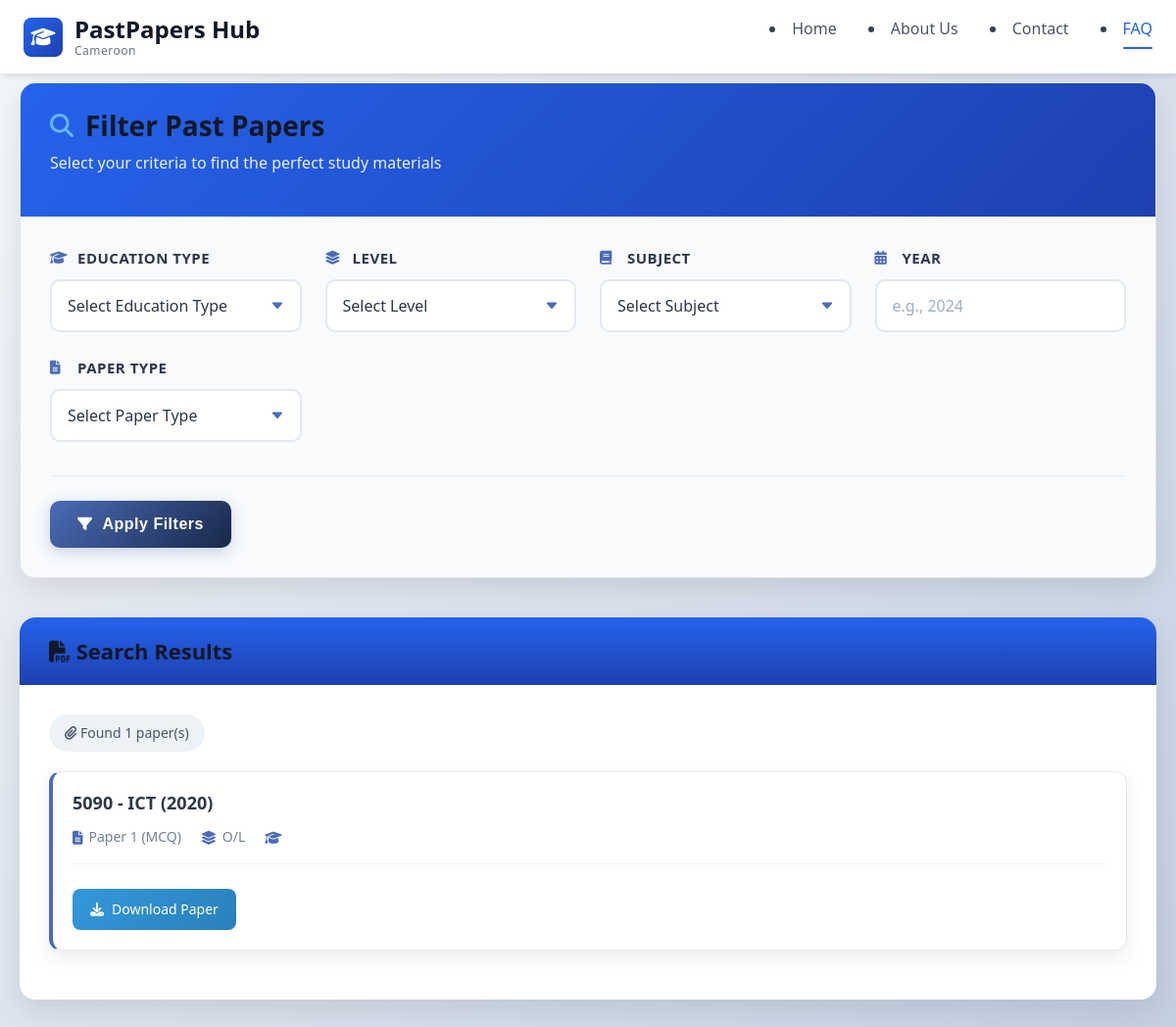
Page /pastpapers/ on the earlier database version.
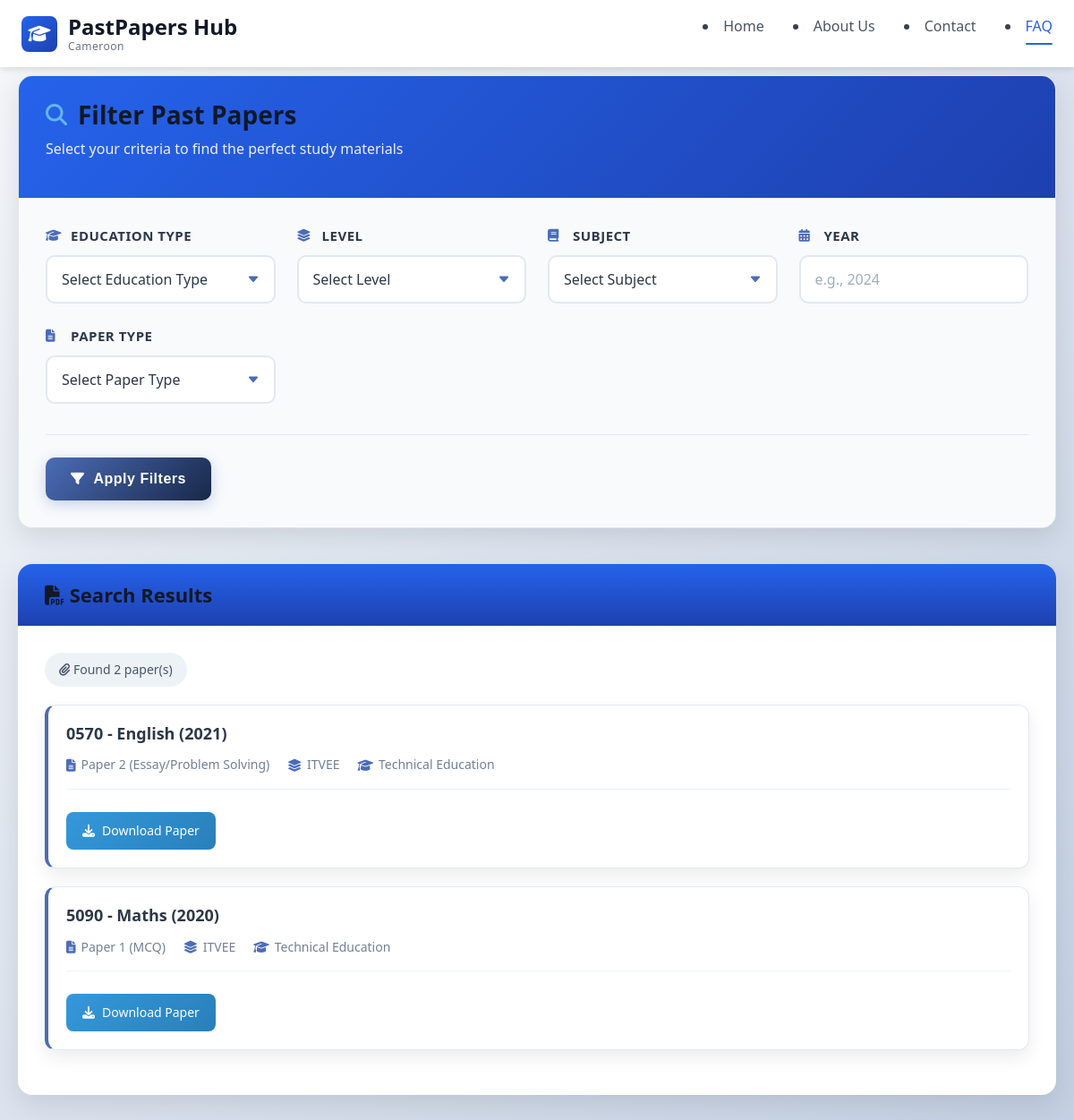
Same page on the later database version.
### papers/models.py (models this page shows, shortened)
class PastPaper(models.Model):
    PAPER_CHOICES = [
        ('1', 'Paper 1 (MCQ)'),
        ('2', 'Paper 2 (Essay/Problem Solving)'),
        ('3', 'Paper 3 (Practical)'),
    ]
    subject = models.ForeignKey(Subject, on_delete=models.CASCADE, related_name='papers')
    year = models.IntegerField(help_text="The year the exam was written (e.g., 2024)")
    paper_number = models.CharField(max_length=1, choices=PAPER_CHOICES, help_text="The specific paper number (1, 2, or 3)")
    file = models.FileField(upload_to='media/past_papers/')
    marking_scheme_file = models.FileField(upload_to='media/marking_schemes/', null=True, blank=True)
    class Meta:
        unique_together = ('subject', 'year', 'paper_number')
        ordering = ['-year', 'subject__name', 'paper_number'] # Sorts newest first

class Subject(models.Model):
    name = models.CharField(max_length=100)
    code = models.CharField(max_length=10, unique=True, help_text="e.g., 0570 for Mathematics")
    level = models.ForeignKey(Level, on_delete=models.CASCADE, related_name='subjects')
    department = models.ManyToManyField(Department, blank=True)
    class Meta:
        unique_together = ('name', 'level')

class Level(models.Model):
    education_type = models.ForeignKey(EducationType, on_delete=models.CASCADE, related_name='levels')
    """GCE O/L or A/L."""
    name = models.CharField(max_length=50, unique=True, help_text="e.g., Ordinary Level (O/L) , Advanced Level (A/L) , ITVEE , ATVEE")
    class meta:
        unique_together = ('education_type','name')

class EducationType(models.Model):
    name = models.CharField(max_length=50, unique=True,help_text='General Education or Technical Education')

### papers/views.py (the view)
# urls.py: path('pastpapers/', views.PastPaperListView.as_view(), name='papers'),
class PastPaperListView(ListView):
    model = PastPaper
    template_name = 'papers.html'
    context_object_name = 'papers'
    paginate_by = 20
    def get_queryset(self):
        queryset = super().get_queryset()
        education_type = self.request.GET.get('education_type')
        level = self.request.GET.get('level')
        subject = self.request.GET.get('subject')
        year = self.request.GET.get('year')
        paper_number = self.request.GET.get('paper_number')
        if education_type:
            queryset = queryset.filter(subject__level__education_type_id=education_type)
        if level:
            queryset = queryset.filter(subject__level_id=level)
        if subject:
            queryset = queryset.filter(subject_id=subject)
        if year:
            queryset = queryset.filter(year=year)
        if paper_number:
            queryset = queryset.filter(paper_number=paper_number)
        return queryset
    def get_context_data(self, **kwargs):
        context = super().get_context_data(**kwargs)
        education_type = self.request.GET.get('education_type')
        level = self.request.GET.get('level')
        context['education_types'] = EducationType.objects.all()
        if education_type:
            context['levels'] = Level.objects.filter(education_type_id=education_type)
        else:
            context['levels'] = Level.objects.none()
        if level:
            context['subjects'] = Subject.objects.filter(level_id=level)
        else:
            context['subjects'] = Subject.objects.none()
        context['current_education_type'] = education_type
        context['current_level'] = level
        context['current_subject'] = self.request.GET.get('subject')
        context['current_year'] = self.request.GET.get('year')
        context['current_paper_number'] = self.request.GET.get('paper_number')
        return context

### templates/papers.html (shortened to what this page needs)
{% load static %}
<!DOCTYPE html>
<html lang="en">
  {% block content %}
  <head>
    <link rel="stylesheet" href="https://cdnjs.cloudflare.com/ajax/libs/font-awesome/6.4.0/css/all.min.css">
    <link rel="stylesheet" href=" {% static 'styles/style.css' %} " />
    <link rel="stylesheet" href="{% static  'styles/animations.css' %}" />
    <link rel="stylesheet" href=" {% static 'styles/style.css' %} " />
    <link rel="stylesheet" href=" {% static 'styles/papers.css' %} " />
</head>
<body>
  <header>
    <nav class="navbar">
      <div class="container nav-container">
        <a href="index.html" class="logo">
          <div class="logo-icon animate-pop-in">
            <i class="fas fa-graduation-cap"></i>
          </div>
          <div class="logo-text">
            <span class="logo-primary">PastPapers Hub</span>
            <span class="logo-sub">Cameroon</span>
          </div>
        </a>
        <ul class="nav-menu">
          <li><a href="{% url 'home' %}" class="nav-link">Home</a></li>
          <li><a href="{% url 'about' %}" class="nav-link">About Us</a></li>
          <li><a href="{% url 'contact' %}" class="nav-link">Contact</a></li>
          <li><a href="{% url 'faq' %}" class="nav-link active">FAQ</a></li>
        </ul>
      </div>
    </nav>
  </header>
    <div class="filter-wrapper">
        <div class="filter-header">
            <h1><i class="fas fa-search"></i> Filter Past Papers</h1>
            <p>Select your criteria to find the perfect study materials</p>
        </div>
        <div class="filter-container">
            <form method="get" class="filter-form">
                <div class="form-group">
                    <label for="education_type"><i class="fas fa-graduation-cap"></i> Education Type</label>
                    <select name="education_type" id="education_type" onchange="this.form.submit()">
                        <option value="">Select Education Type</option>
                    </select>
                </div>
                <div class="form-group">
                    <label for="level"><i class="fas fa-layer-group"></i> Level</label>
                    <select name="level" id="level" onchange="this.form.submit()">
                        <option value="">Select Level</option>
                    </select>
                </div>
                <div class="form-group">
                    <label for="subject"><i class="fas fa-book"></i> Subject</label>
                    <select name="subject" id="subject">
                        <option value="">Select Subject</option>
                    </select>
                </div>
                <div class="form-group">
                    <label for="year"><i class="fas fa-calendar-alt"></i> Year</label>
                    <input type="number" name="year" id="year"
                           value="{{ current_year|default_if_none:'' }}"
                           placeholder="e.g., 2024" min="1900" max="2100">
                </div>
                <div class="form-group">
                    <label for="paper_number"><i class="fas fa-file-alt"></i> Paper Type</label>
                    <select name="paper_number" id="paper_number">
                        <option value="">Select Paper Type</option>
                    </select>
                </div>
                <div class="form-actions">
                    <button type="submit" class="btn btn-primary">
                        <i class="fas fa-filter"></i> Apply Filters
                    </button>
                </div>
            </form>
        </div>
    </div>
    {% if papers %}
    <div class="results-container">
        <div class="results-header">
            <h2><i class="fas fa-file-pdf"></i> Search Results</h2>
        </div>
        <div class="papers-list">
            <span class="results-count"><i class="fas fa-paperclip"></i> Found {{ papers|length }} paper(s)</span>
            {% for paper in papers %}
                <div class="paper-card">
                    <h4>{{ paper.subject.code }} - {{ paper.subject.name }} ({{ paper.year }})</h4>
                    <div class="paper-meta">
                        <span class="meta-item">
                            <i class="fas fa-file-alt"></i> {{ paper.get_paper_number_display }}
                        </span>
                        <span class="meta-item">
                            <i class="fas fa-layer-group"></i> {{ paper.subject.level.name }}
                        </span>
                        <span class="meta-item">
                            <i class="fas fa-graduation-cap"></i> {{ paper.subject.level.education_type.name }}
                        </span>
                    </div>
                    <div class="paper-actions">
                         <a href="{%  url 'download_paper' paper.id %}" target="_blank" class="download-btn">
                            <i class="fas fa-download"></i> Download Paper
                        </a>
                    </div>
                </div>
            {% endfor %}
        </div>
    </div>
    {% endif %}
</body>
{% endblock %}
</html>

### assets/styles/style.css (style rules this page uses)
:root { --primary-blue: #2563eb; --primary-dark: #1e40af; --primary-light: #3b82f6; --primary-bg: #f8fafc; --white: #ffffff; --gray-50: #f9fafb; --gray-100: #f3f4f6; --gray-200: #e5e7eb; --gray-300: #d1d5db; --gray-400: #9ca3af; --gray-500: #6b7280; --gray-600: #4b5563; --gray-700: #374151; --gray-800: #1f2937; --gray-900: #111827; --accent-success: #10b981; --accent-warning: #f59e0b; --accent-error: #ef4444; --accent-info: #06b6d4; --font-heading: "Poppins", system-ui, -apple-system, sans-serif; --font-body: "Inter", "Segoe UI", Roboto, sans-serif; --spacing-xs: 0.5rem; --spacing-sm: 1rem; --spacing-md: 1.5rem; --spacing-lg: 2rem; --spacing-xl: 3rem; --spacing-xxl: 4rem; --radius-sm: 0.375rem; --radius-md: 0.5rem; --radius-lg: 0.75rem; --radius-xl: 1rem; --radius-2xl: 1.5rem; --shadow-sm: 0 1px 2px 0 rgb(0 0 0 / 0.05); --shadow-md: 0 4px 6px -1px rgb(0 0 0 / 0.1); --shadow-lg: 0 10px 15px -3px rgb(0 0 0 / 0.1); --shadow-xl: 0 20px 25px -5px rgb(0 0 0 / 0.1); --shadow-blue: 0 10px 20px rgba(37, 99, 235, 0.15); --transition-fast: 150ms cubic-bezier(0.4, 0, 0.2, 1); --transition-base: 250ms cubic-bezier(0.4, 0, 0.2, 1); --transition-slow: 350ms cubic-bezier(0.4, 0, 0.2, 1); }
*, *::before, *::after { margin: 0; padding: 0; box-sizing: border-box; }
html { scroll-behavior: smooth; font-size: 16px; }
body { font-family: var(--font-body); line-height: 1.6; color: var(--gray-700); background-color: var(--white); overflow-x: hidden; }
h1, h2, h3, h4, h5, h6 { font-family: var(--font-heading); font-weight: 600; line-height: 1.3; color: var(--gray-900); }
h1 { font-size: clamp(2.25rem, 5vw, 3.5rem); font-weight: 700; }
h2 { font-size: clamp(1.875rem, 4vw, 2.5rem); }
p { margin-bottom: var(--spacing-sm); font-size: 1.125rem; color: var(--gray-600); }
a { text-decoration: none; color: inherit; transition: color var(--transition-base); }
ul, ol { list-style-position: inside; margin-bottom: var(--spacing-sm); }
.container { width: 100%; max-width: 1200px; margin: 0 auto; padding: 0 var(--spacing-md); }
.btn { display: inline-flex; align-items: center; justify-content: center; gap: 0.5rem; padding: 0.75rem 1.75rem; border-radius: var(--radius-md); font-weight: 600; font-size: 1rem; border: 2px solid transparent; cursor: pointer; transition: all var(--transition-base); text-align: center; min-height: 48px; }
.btn-primary { background-color: var(--primary-blue); color: var(--white); }
.navbar { position: fixed; top: 0; left: 0; width: 100%; background-color: var(--white); box-shadow: var(--shadow-md); z-index: 1000; padding: 1rem 0; }
.nav-container { display: flex; justify-content: space-between; align-items: center; }
.logo { display: flex; align-items: center; gap: 0.75rem; z-index: 1001; }
.logo-icon { width: 2.5rem; height: 2.5rem; background: linear-gradient(135deg, var(--primary-blue), var(--primary-dark)); border-radius: var(--radius-md); display: flex; align-items: center; justify-content: center; color: var(--white); font-size: 1.25rem; }
.logo-text { display: flex; flex-direction: column; line-height: 1.2; }
.logo-primary { font-family: var(--font-heading); font-weight: 700; font-size: 1.5rem; color: var(--gray-900); }
.logo-sub { font-size: 0.75rem; color: var(--gray-500); letter-spacing: 0.5px; }
.nav-menu { display: flex; gap: 2rem; align-items: center; }
.nav-link { position: relative; font-weight: 500; color: var(--gray-600); padding: 0.5rem 0; transition: color var(--transition-base); }
.nav-link:hover, .nav-link.active { color: var(--primary-blue); }
.nav-link.active::after { content: ""; position: absolute; bottom: -2px; left: 0; width: 100%; height: 2px; background-color: var(--primary-blue); border-radius: 2px; }
.form-group { margin-bottom: var(--spacing-md); }
.paper-card { background: #fff; padding: 20px; border-radius: 14px; box-shadow: 0 8px 20px rgba(0, 0, 0, 0.08); }
.download-btn { display: inline-block; margin-top: 10px; color: white; background-color: #2563eb; font-weight: 600; padding: 10px 20px; border-radius: 6px; }

### assets/styles/animations.css (style rules this page uses)
.animate-pop-in { animation: popIn 0.5s cubic-bezier(0.68, -0.55, 0.265, 1.55) forwards; }

Differences in the rows shown:
added PastPaper: subject.code "0570", subject.name "English", year "2021", paper_number "Paper 2 (Essay/Problem Solving)", subject.level.name "ITVEE", subject.level.education_type.name "Technical Education"
changed PastPaper "Paper 1 (MCQ)": subject.name "ICT" → "Maths"; subject.level.name "O/L" → "ITVEE"; subject.level.education_type.name (not shown) → "Technical Education"
Other differences:
{{ papers|length }}: "1" → "2"
